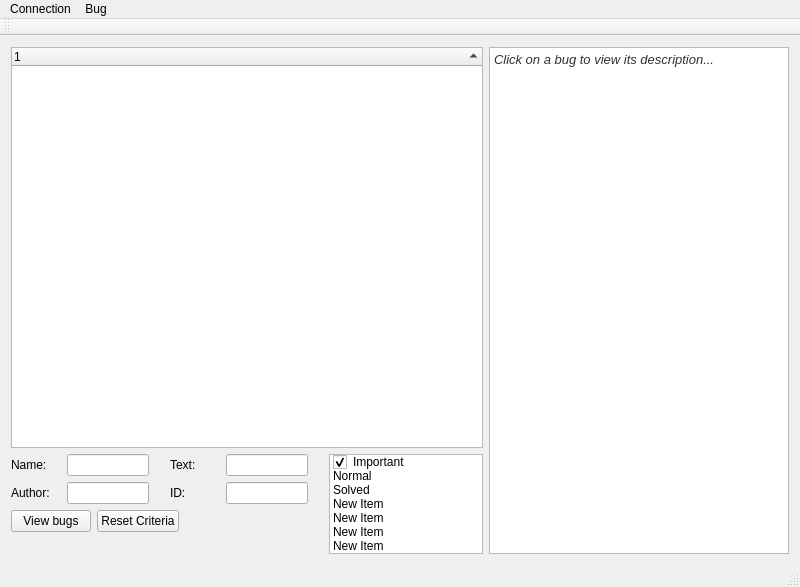
<?xml version="1.0" encoding="UTF-8"?>
<ui version="4.0">
 <class>MainWindow</class>
 <widget class="QMainWindow" name="MainWindow">
  <property name="geometry">
   <rect>
    <x>0</x>
    <y>0</y>
    <width>800</width>
    <height>587</height>
   </rect>
  </property>
  <property name="minimumSize">
   <size>
    <width>0</width>
    <height>0</height>
   </size>
  </property>
  <property name="windowTitle">
   <string>MainWindow</string>
  </property>
  <widget class="QWidget" name="centralWidget">
   <layout class="QVBoxLayout" name="verticalLayout">
    <item>
     <layout class="QHBoxLayout" name="horizontalLayout">
      <item>
       <layout class="QVBoxLayout" name="verticalLayout_2" stretch="80,20">
        <item>
         <widget class="QTreeWidget" name="tree_bugView">
          <property name="sizePolicy">
           <sizepolicy hsizetype="Expanding" vsizetype="Expanding">
            <horstretch>0</horstretch>
            <verstretch>0</verstretch>
           </sizepolicy>
          </property>
          <property name="minimumSize">
           <size>
            <width>0</width>
            <height>200</height>
           </size>
          </property>
          <property name="itemsExpandable">
           <bool>false</bool>
          </property>
          <property name="sortingEnabled">
           <bool>true</bool>
          </property>
          <column>
           <property name="text">
            <string notr="true">1</string>
           </property>
          </column>
         </widget>
        </item>
        <item>
         <layout class="QHBoxLayout" name="horizontalLayout_4">
          <property name="spacing">
           <number>6</number>
          </property>
          <property name="sizeConstraint">
           <enum>QLayout::SetDefaultConstraint</enum>
          </property>
          <item>
           <layout class="QVBoxLayout" name="verticalLayout_3" stretch="0,0,0,0">
            <property name="sizeConstraint">
             <enum>QLayout::SetDefaultConstraint</enum>
            </property>
            <property name="bottomMargin">
             <number>0</number>
            </property>
            <item>
             <layout class="QHBoxLayout" name="horizontalLayout_2">
              <property name="spacing">
               <number>6</number>
              </property>
              <property name="bottomMargin">
               <number>0</number>
              </property>
              <item>
               <widget class="QLabel" name="label">
                <property name="minimumSize">
                 <size>
                  <width>50</width>
                  <height>0</height>
                 </size>
                </property>
                <property name="text">
                 <string>Name: </string>
                </property>
               </widget>
              </item>
              <item>
               <widget class="QLineEdit" name="lineEdit_3"/>
              </item>
              <item>
               <spacer name="horizontalSpacer">
                <property name="orientation">
                 <enum>Qt::Horizontal</enum>
                </property>
                <property name="sizeType">
                 <enum>QSizePolicy::Maximum</enum>
                </property>
                <property name="sizeHint" stdset="0">
                 <size>
                  <width>40</width>
                  <height>20</height>
                 </size>
                </property>
               </spacer>
              </item>
              <item>
               <widget class="QLabel" name="label_2">
                <property name="minimumSize">
                 <size>
                  <width>50</width>
                  <height>0</height>
                 </size>
                </property>
                <property name="text">
                 <string>Text:</string>
                </property>
               </widget>
              </item>
              <item>
               <widget class="QLineEdit" name="lineEdit"/>
              </item>
              <item>
               <spacer name="horizontalSpacer_3">
                <property name="orientation">
                 <enum>Qt::Horizontal</enum>
                </property>
                <property name="sizeType">
                 <enum>QSizePolicy::Maximum</enum>
                </property>
                <property name="sizeHint" stdset="0">
                 <size>
                  <width>40</width>
                  <height>20</height>
                 </size>
                </property>
               </spacer>
              </item>
             </layout>
            </item>
            <item>
             <layout class="QHBoxLayout" name="horizontalLayout_3">
              <item>
               <widget class="QLabel" name="label_3">
                <property name="minimumSize">
                 <size>
                  <width>50</width>
                  <height>0</height>
                 </size>
                </property>
                <property name="text">
                 <string>Author:</string>
                </property>
               </widget>
              </item>
              <item>
               <widget class="QLineEdit" name="lineEdit_4"/>
              </item>
              <item>
               <spacer name="horizontalSpacer_2">
                <property name="orientation">
                 <enum>Qt::Horizontal</enum>
                </property>
                <property name="sizeType">
                 <enum>QSizePolicy::Maximum</enum>
                </property>
                <property name="sizeHint" stdset="0">
                 <size>
                  <width>40</width>
                  <height>20</height>
                 </size>
                </property>
               </spacer>
              </item>
              <item>
               <widget class="QLabel" name="label_4">
                <property name="minimumSize">
                 <size>
                  <width>50</width>
                  <height>0</height>
                 </size>
                </property>
                <property name="text">
                 <string>ID:</string>
                </property>
               </widget>
              </item>
              <item>
               <widget class="QLineEdit" name="lineEdit_2"/>
              </item>
              <item>
               <spacer name="horizontalSpacer_4">
                <property name="orientation">
                 <enum>Qt::Horizontal</enum>
                </property>
                <property name="sizeType">
                 <enum>QSizePolicy::Maximum</enum>
                </property>
                <property name="sizeHint" stdset="0">
                 <size>
                  <width>40</width>
                  <height>20</height>
                 </size>
                </property>
               </spacer>
              </item>
             </layout>
            </item>
            <item>
             <layout class="QHBoxLayout" name="horizontalLayout_5">
              <item>
               <widget class="QPushButton" name="pushButton">
                <property name="maximumSize">
                 <size>
                  <width>100</width>
                  <height>16777215</height>
                 </size>
                </property>
                <property name="text">
                 <string>View bugs</string>
                </property>
               </widget>
              </item>
              <item>
               <widget class="QPushButton" name="pushButton_2">
                <property name="maximumSize">
                 <size>
                  <width>100</width>
                  <height>16777215</height>
                 </size>
                </property>
                <property name="text">
                 <string>Reset Criteria</string>
                </property>
               </widget>
              </item>
              <item>
               <spacer name="horizontalSpacer_5">
                <property name="orientation">
                 <enum>Qt::Horizontal</enum>
                </property>
                <property name="sizeHint" stdset="0">
                 <size>
                  <width>40</width>
                  <height>20</height>
                 </size>
                </property>
               </spacer>
              </item>
             </layout>
            </item>
            <item>
             <spacer name="verticalSpacer">
              <property name="orientation">
               <enum>Qt::Vertical</enum>
              </property>
              <property name="sizeHint" stdset="0">
               <size>
                <width>20</width>
                <height>40</height>
               </size>
              </property>
             </spacer>
            </item>
           </layout>
          </item>
          <item>
           <widget class="QListWidget" name="list_FilterStateChecks">
            <property name="sizePolicy">
             <sizepolicy hsizetype="Expanding" vsizetype="Expanding">
              <horstretch>0</horstretch>
              <verstretch>0</verstretch>
             </sizepolicy>
            </property>
            <property name="minimumSize">
             <size>
              <width>0</width>
              <height>0</height>
             </size>
            </property>
            <property name="maximumSize">
             <size>
              <width>400</width>
              <height>200</height>
             </size>
            </property>
            <property name="baseSize">
             <size>
              <width>0</width>
              <height>0</height>
             </size>
            </property>
            <item>
             <property name="text">
              <string>Important</string>
             </property>
             <property name="checkState">
              <enum>Checked</enum>
             </property>
            </item>
            <item>
             <property name="text">
              <string>Normal</string>
             </property>
             <property name="checkState">
              <enum>Unchecked</enum>
             </property>
            </item>
            <item>
             <property name="text">
              <string>Solved</string>
             </property>
             <property name="checkState">
              <enum>Unchecked</enum>
             </property>
            </item>
            <item>
             <property name="text">
              <string>New Item</string>
             </property>
            </item>
            <item>
             <property name="text">
              <string>New Item</string>
             </property>
            </item>
            <item>
             <property name="text">
              <string>New Item</string>
             </property>
            </item>
            <item>
             <property name="text">
              <string>New Item</string>
             </property>
            </item>
           </widget>
          </item>
         </layout>
        </item>
       </layout>
      </item>
      <item>
       <widget class="QTextBrowser" name="text_bugDesc">
        <property name="minimumSize">
         <size>
          <width>300</width>
          <height>0</height>
         </size>
        </property>
        <property name="maximumSize">
         <size>
          <width>400</width>
          <height>16777215</height>
         </size>
        </property>
        <property name="html">
         <string>&lt;!DOCTYPE HTML PUBLIC &quot;-//W3C//DTD HTML 4.0//EN&quot; &quot;http://www.w3.org/TR/REC-html40/strict.dtd&quot;&gt;
&lt;html&gt;&lt;head&gt;&lt;meta name=&quot;qrichtext&quot; content=&quot;1&quot; /&gt;&lt;style type=&quot;text/css&quot;&gt;
p, li { white-space: pre-wrap; }
&lt;/style&gt;&lt;/head&gt;&lt;body style=&quot; font-family:'MS Shell Dlg 2'; font-size:8.25pt; font-weight:400; font-style:normal;&quot;&gt;
&lt;p style=&quot; margin-top:0px; margin-bottom:0px; margin-left:0px; margin-right:0px; -qt-block-indent:0; text-indent:0px;&quot;&gt;&lt;span style=&quot; font-size:10pt; font-style:italic; color:#323232;&quot;&gt;Click on a bug to view its description...&lt;/span&gt;&lt;/p&gt;&lt;/body&gt;&lt;/html&gt;</string>
        </property>
       </widget>
      </item>
     </layout>
    </item>
   </layout>
  </widget>
  <widget class="QMenuBar" name="menuBar">
   <property name="geometry">
    <rect>
     <x>0</x>
     <y>0</y>
     <width>800</width>
     <height>20</height>
    </rect>
   </property>
   <widget class="QMenu" name="menuFile">
    <property name="title">
     <string>Connection</string>
    </property>
    <addaction name="actionConnect"/>
    <addaction name="actionSettings"/>
   </widget>
   <widget class="QMenu" name="menuOptions">
    <property name="title">
     <string>Bug</string>
    </property>
    <addaction name="separator"/>
    <addaction name="actionAdd_new_bug"/>
   </widget>
   <addaction name="menuFile"/>
   <addaction name="menuOptions"/>
  </widget>
  <widget class="QToolBar" name="mainToolBar">
   <attribute name="toolBarArea">
    <enum>TopToolBarArea</enum>
   </attribute>
   <attribute name="toolBarBreak">
    <bool>false</bool>
   </attribute>
  </widget>
  <widget class="QStatusBar" name="statusBar"/>
  <action name="actionConnect">
   <property name="text">
    <string>Connect to database</string>
   </property>
  </action>
  <action name="actionSettings">
   <property name="text">
    <string>Database connection settings</string>
   </property>
  </action>
  <action name="actionAdd_new_bug">
   <property name="text">
    <string>Add new bug</string>
   </property>
  </action>
 </widget>
 <layoutdefault spacing="6" margin="11"/>
 <resources/>
 <connections/>
</ui>
